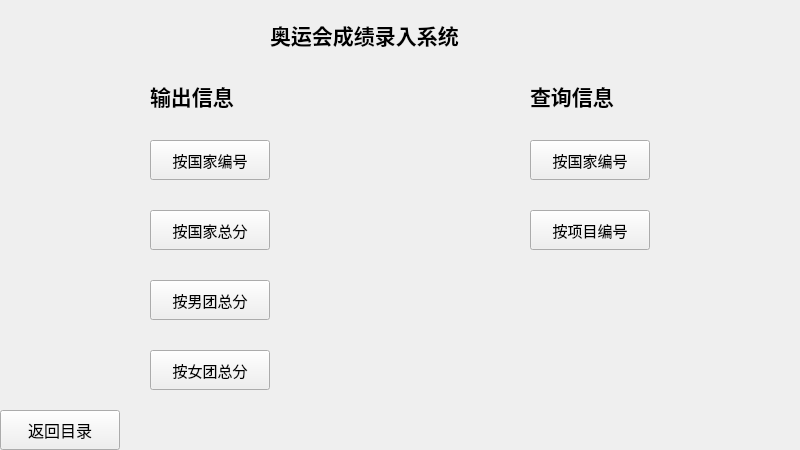
<?xml version="1.0" encoding="UTF-8"?>
<ui version="4.0">
 <class>OutPut_Search</class>
 <widget class="QWidget" name="OutPut_Search">
  <property name="geometry">
   <rect>
    <x>0</x>
    <y>0</y>
    <width>800</width>
    <height>450</height>
   </rect>
  </property>
  <property name="windowTitle">
   <string>Form</string>
  </property>
  <widget class="QPushButton" name="outputButton3">
   <property name="geometry">
    <rect>
     <x>150</x>
     <y>280</y>
     <width>120</width>
     <height>40</height>
    </rect>
   </property>
   <property name="font">
    <font>
     <family>新宋体</family>
     <pointsize>11</pointsize>
    </font>
   </property>
   <property name="text">
    <string>按男团总分</string>
   </property>
  </widget>
  <widget class="QLabel" name="label_2">
   <property name="geometry">
    <rect>
     <x>150</x>
     <y>70</y>
     <width>131</width>
     <height>51</height>
    </rect>
   </property>
   <property name="font">
    <font>
     <family>楷体</family>
     <pointsize>16</pointsize>
     <weight>75</weight>
     <bold>true</bold>
    </font>
   </property>
   <property name="text">
    <string>输出信息</string>
   </property>
  </widget>
  <widget class="QPushButton" name="outputButton1">
   <property name="geometry">
    <rect>
     <x>150</x>
     <y>140</y>
     <width>120</width>
     <height>40</height>
    </rect>
   </property>
   <property name="font">
    <font>
     <family>新宋体</family>
     <pointsize>11</pointsize>
    </font>
   </property>
   <property name="text">
    <string>按国家编号</string>
   </property>
  </widget>
  <widget class="QLabel" name="label">
   <property name="geometry">
    <rect>
     <x>270</x>
     <y>10</y>
     <width>260</width>
     <height>50</height>
    </rect>
   </property>
   <property name="font">
    <font>
     <family>黑体</family>
     <pointsize>16</pointsize>
     <weight>75</weight>
     <bold>true</bold>
    </font>
   </property>
   <property name="text">
    <string>奥运会成绩录入系统</string>
   </property>
  </widget>
  <widget class="QPushButton" name="outputButton2">
   <property name="geometry">
    <rect>
     <x>150</x>
     <y>210</y>
     <width>120</width>
     <height>40</height>
    </rect>
   </property>
   <property name="font">
    <font>
     <family>新宋体</family>
     <pointsize>11</pointsize>
    </font>
   </property>
   <property name="text">
    <string>按国家总分</string>
   </property>
  </widget>
  <widget class="QPushButton" name="outputButton4">
   <property name="geometry">
    <rect>
     <x>150</x>
     <y>350</y>
     <width>120</width>
     <height>40</height>
    </rect>
   </property>
   <property name="font">
    <font>
     <family>新宋体</family>
     <pointsize>11</pointsize>
    </font>
   </property>
   <property name="text">
    <string>按女团总分</string>
   </property>
  </widget>
  <widget class="QPushButton" name="returnmenuButton">
   <property name="geometry">
    <rect>
     <x>0</x>
     <y>410</y>
     <width>120</width>
     <height>40</height>
    </rect>
   </property>
   <property name="font">
    <font>
     <family>新宋体</family>
     <pointsize>12</pointsize>
    </font>
   </property>
   <property name="text">
    <string>返回目录</string>
   </property>
  </widget>
  <widget class="QPushButton" name="searchButton1">
   <property name="geometry">
    <rect>
     <x>530</x>
     <y>140</y>
     <width>120</width>
     <height>40</height>
    </rect>
   </property>
   <property name="font">
    <font>
     <family>新宋体</family>
     <pointsize>11</pointsize>
    </font>
   </property>
   <property name="text">
    <string>按国家编号</string>
   </property>
  </widget>
  <widget class="QPushButton" name="searchButton2">
   <property name="geometry">
    <rect>
     <x>530</x>
     <y>210</y>
     <width>120</width>
     <height>40</height>
    </rect>
   </property>
   <property name="font">
    <font>
     <family>新宋体</family>
     <pointsize>11</pointsize>
    </font>
   </property>
   <property name="text">
    <string>按项目编号</string>
   </property>
  </widget>
  <widget class="QLabel" name="label_3">
   <property name="geometry">
    <rect>
     <x>530</x>
     <y>70</y>
     <width>141</width>
     <height>51</height>
    </rect>
   </property>
   <property name="font">
    <font>
     <family>楷体</family>
     <pointsize>16</pointsize>
     <weight>75</weight>
     <bold>true</bold>
    </font>
   </property>
   <property name="text">
    <string>查询信息</string>
   </property>
  </widget>
 </widget>
 <resources/>
 <connections/>
</ui>
